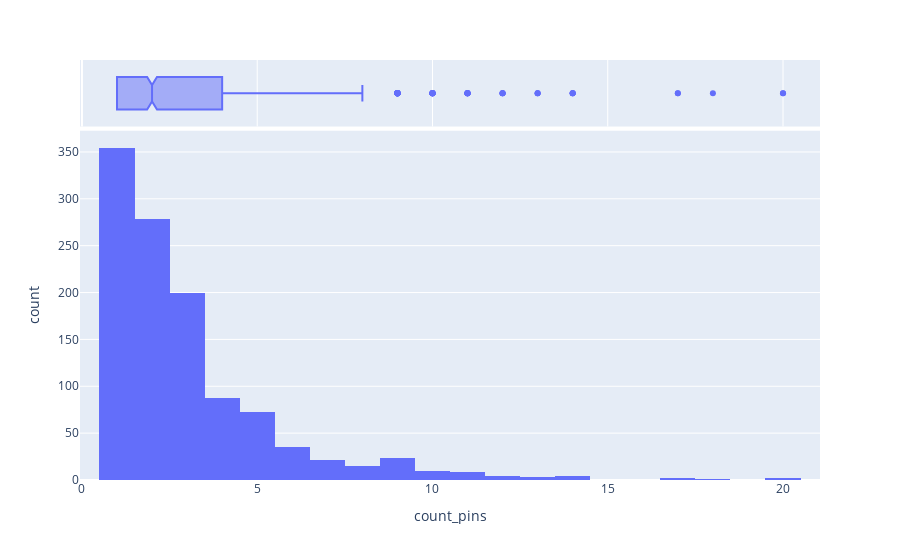

Notebook source saved alongside this figure:
### Markdown cell above
## распределение количества пинов в документах  

###### без документов в которых 0 пинов (их 409)

### Code cell
import plotly.express as px
# df = px.data.tips()
fig = px.histogram(df[df.count_pins != 0], x="count_pins",  marginal="box",
                   hover_data=df.columns)
fig.show()

### Figure 1 — Plotly figure (JSON) as saved in the notebook; plotly's stock layout.template omitted (floating-point values rounded to 4 significant figures; data arrays with more than 128 entries replaced by an {"elided": "..."} marker saying what was removed)
{"data": [{"alignmentgroup": "True", "bingroup": "x", "hoverlabel": {"namelength": 0}, "hovertemplate": "count_pins=%{x}<br>count=%{y}", "legendgroup": "", "marker": {"color": "#636efa"}, "name": "", "offsetgroup": "", "orientation": "v", "showlegend": false, "type": "histogram", "x": {"elided": "1119 int values"}, "xaxis": "x", "yaxis": "y"}, {"alignmentgroup": "True", "customdata": {"elided": "1119x1 int values"}, "hoverlabel": {"namelength": 0}, "hovertemplate": "count_pins=%{customdata[0]}", "legendgroup": "", "marker": {"color": "#636efa"}, "name": "", "notched": true, "offsetgroup": "", "showlegend": false, "type": "box", "x": {"elided": "1119 int values"}, "xaxis": "x2", "yaxis": "y2"}], "layout": {"barmode": "relative", "legend": {"tracegroupgap": 0}, "margin": {"t": 60}, "xaxis": {"anchor": "y", "domain": [0, 1], "title": {"text": "count_pins"}}, "xaxis2": {"anchor": "y2", "domain": [0, 1], "matches": "x", "showgrid": true, "showticklabels": false}, "yaxis": {"anchor": "x", "domain": [0, 0.8316], "title": {"text": "count"}}, "yaxis2": {"anchor": "x2", "domain": [0.8416, 1], "matches": "y2", "showgrid": false, "showline": false, "showticklabels": false, "ticks": ""}}}
